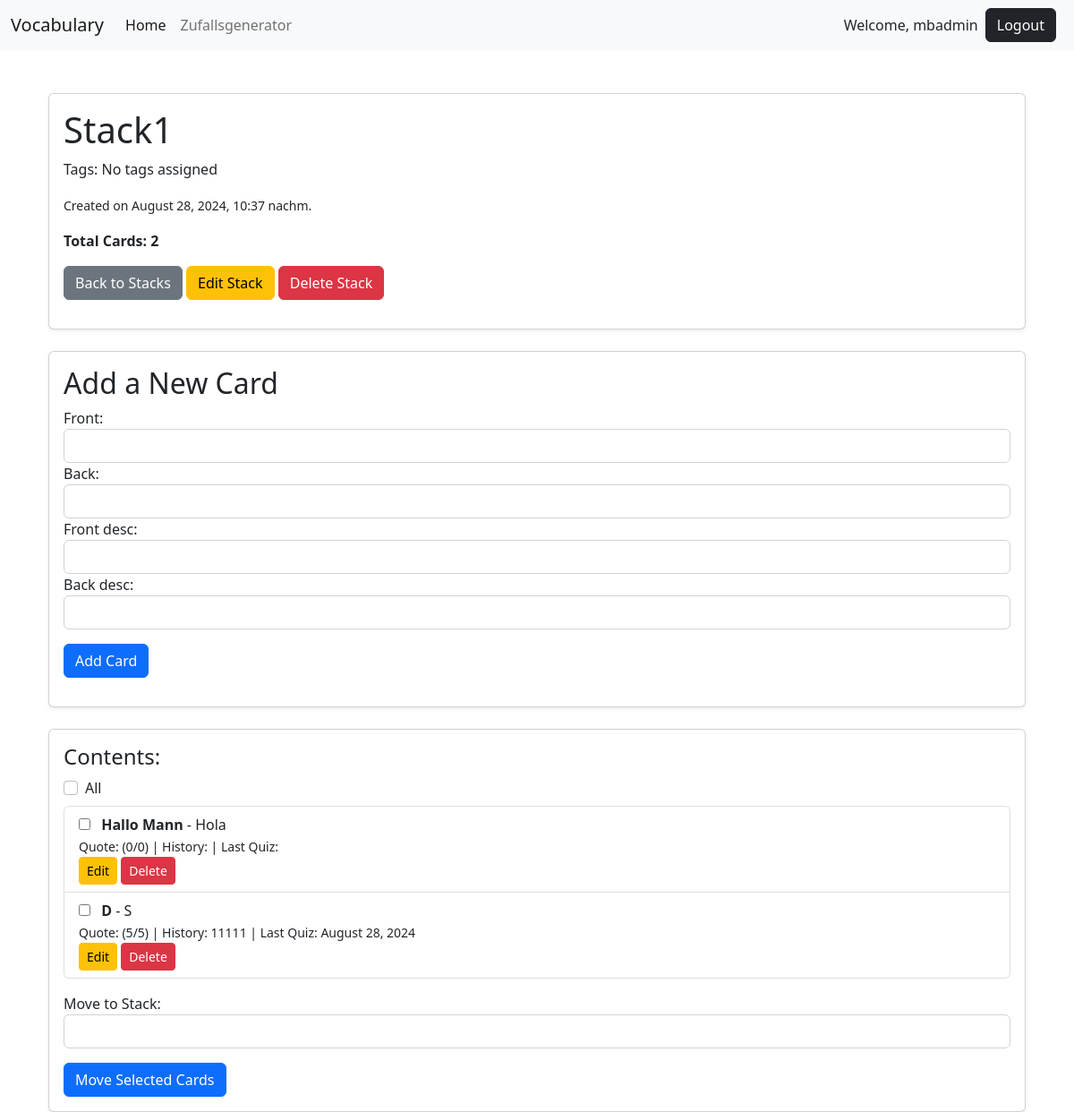
Before: /stack/22/ (signed in) with the older database file.
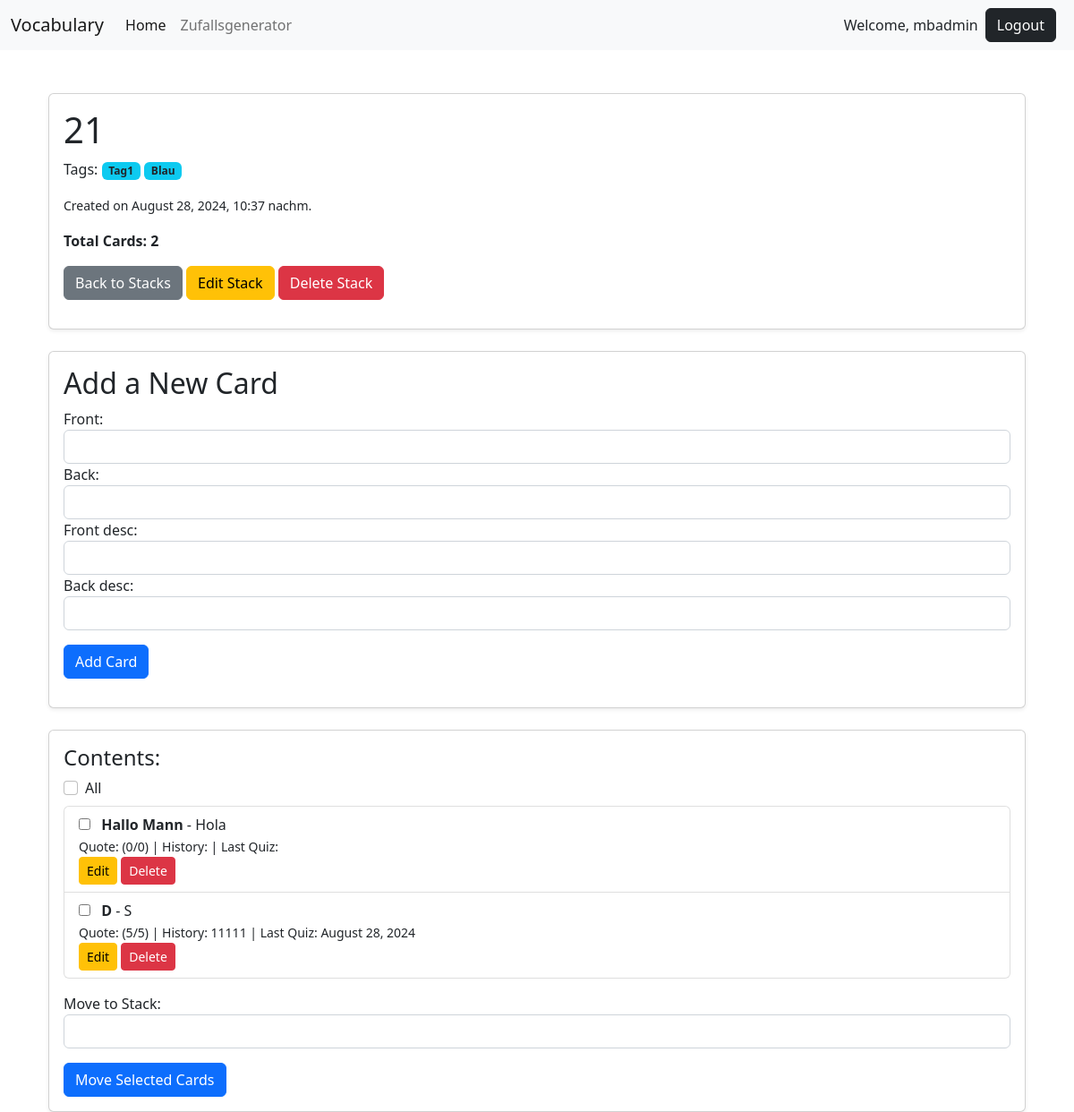
After: the same page with the newer database file.
### vocab/models.py (models this page shows, shortened)
class Stack(models.Model):
    name = models.CharField(max_length=255)
    user = models.ForeignKey(User, on_delete=models.CASCADE)
    created_at = models.DateTimeField(auto_now_add=True)
    last_quiz_timestamp = models.DateTimeField(null=True, blank=True)  #

class Card(models.Model):
    front = models.CharField(max_length=1000)
    back = models.CharField(max_length=1000)
    front_desc = models.CharField(max_length=1000, blank=True, null=True)
    back_desc = models.CharField(max_length=1000, blank=True, null=True)
    user = models.ForeignKey(User, on_delete=models.CASCADE)
    stack = models.ForeignKey(
        Stack, on_delete=models.CASCADE, related_name='cards')
    created_at = models.DateTimeField(default=timezone.now)  # Timestamp field
    correct_answers = models.PositiveIntegerField(default=0)
    incorrect_answers = models.PositiveIntegerField(default=0)
    quiz_results = models.TextField(default='')
    last_quiz_timestamp = models.DateTimeField(blank=True, null=True)  # Timestamp of the last quiz

class StackTag(models.Model):
    stack = models.ForeignKey(Stack, on_delete=models.CASCADE)
    tag = models.ForeignKey(Tag, on_delete=models.CASCADE)
    added_by = models.ForeignKey('auth.User', on_delete=models.SET_NULL, null=True)
    created_at = models.DateTimeField(auto_now_add=True)
    class Meta:
        unique_together = ('stack', 'tag')

class Tag(models.Model):
    name = models.CharField(max_length=100, unique=True)
    user = models.ForeignKey(User, on_delete=models.CASCADE, related_name='tags')
    created_at = models.DateTimeField(auto_now_add=True)

### vocab/views.py (the view)
# urls.py: path('stack/<int:stack_id>/', views.stack_detail, name='stack_detail'),
@login_required
def stack_detail(request, stack_id):
    stack = get_object_or_404(Stack, id=stack_id, user=request.user)
    cards = stack.cards.all()
    other_stacks = Stack.objects.exclude(id=stack_id)
    stack_tags = StackTag.objects.filter(stack=stack)  # Get the StackTag relationships
    if request.method == 'POST':
        form = CardForm(request.POST)
        if form.is_valid():
            card = form.save(commit=False)
            card.stack = stack
            card.user = request.user
            card.save()
            return redirect('vocab:stack_detail', stack_id=stack.id)
    else:
        form = CardForm()
    context = {
        'stack': stack,
        'cards': cards,
        'form': form,
        'other_stacks': other_stacks,
        'stack_tags': stack_tags
    }
    return render(request, 'vocab/stack_detail.html', context)

### vocab/forms.py
class CardForm(forms.ModelForm):
    class Meta:
        model = Card
        fields = ['front', 'back', 'front_desc', 'back_desc']

### vocab/templates/vocab/stack_detail.html (shortened to what the changed rows need)
{% extends 'profiles/base.html' %}
{% load static %}
{% block content %}
<section class="container">
    <div class="container mt-5">
        <div class="card shadow-sm mb-4">
            <div class="card-body">
                <h1 class="card-title">{{ stack.name }}</h1>
                <p>Tags:
                    {% for tag in stack_tags %}
                        <span class="badge bg-info text-dark">{{ tag.tag.name }}</span>
                    {% empty %}
                        <span>No tags assigned</span>
                    {% endfor %}
                </p>
                <p class="card-text"><small>Created on {{ stack.created_at|date:"F j, Y, g:i a" }}</small></p>
                <p class="card-text"><strong>Total Cards: {{ stack.cards.count }}</strong></p>
                <div class="mb-3">
                    <a href="{% url 'vocab:home' %}" class="btn btn-secondary">Back to Stacks</a>
                    <a href="{% url 'vocab:edit_stack' stack.id %}" class="btn btn-warning">Edit Stack</a>
                    <a href="{% url 'vocab:delete_stack' stack.id %}" class="btn btn-danger">Delete Stack</a>
                </div>
            </div>
        </div>
        <div class="card shadow-sm mb-4">
            <div class="card-body">
                <h2 class="card-title">Add a New Card</h2>
            </div>
        </div>
        <div class="card shadow-sm">
            <div class="card-body">
                <form method="post" action="{% url 'vocab:move_cards' stack_id=stack.id %}">
                    <div class="scrollable-card-list">
                        <ul class="list-group">
                            {% for card in cards %}
                            <li class="list-group-item">
                                <div>
                                    <input class="card-checkbox me-2" type="checkbox" name="cards" value="{{ card.id }}">
                                    <strong>{{ card.front }}</strong> - {{ card.back }}
                                    <br/>
                                    <small>
                                    Quote: ({{ card.correct_answers }}/{{ card.correct_answers|add:card.incorrect_answers }})
                                        |
                                        History: {{ card.quiz_results|slice:"-6:" }}
                                        |
                                        Last Quiz: {{ card.last_quiz_timestamp|date:"F j, Y" }}
                                    </small>
                                </div>
                                <div class="float-right">
                                    <a href="{% url 'vocab:edit_card' stack_id=stack.id pk=card.id %}" class="btn btn-warning btn-sm">Edit</a>
                                    <a href="{% url 'vocab:delete_card' stack_id=stack.id pk=card.id %}" class="btn btn-danger btn-sm">Delete</a>
                                </div>
                            </li>
                            {% endfor %}
                        </ul>
                    </div>
                </form>
            </div>
        </div>
    </div>
</section>
{% endblock %}

Changed rows visible on the page:
changed Stack: name "Stack1" → "21"
added StackTag: tag.name "Tag1"
added StackTag: tag.name "Blau"
Other visible differences:
text no longer shown: "No tags assigned"
